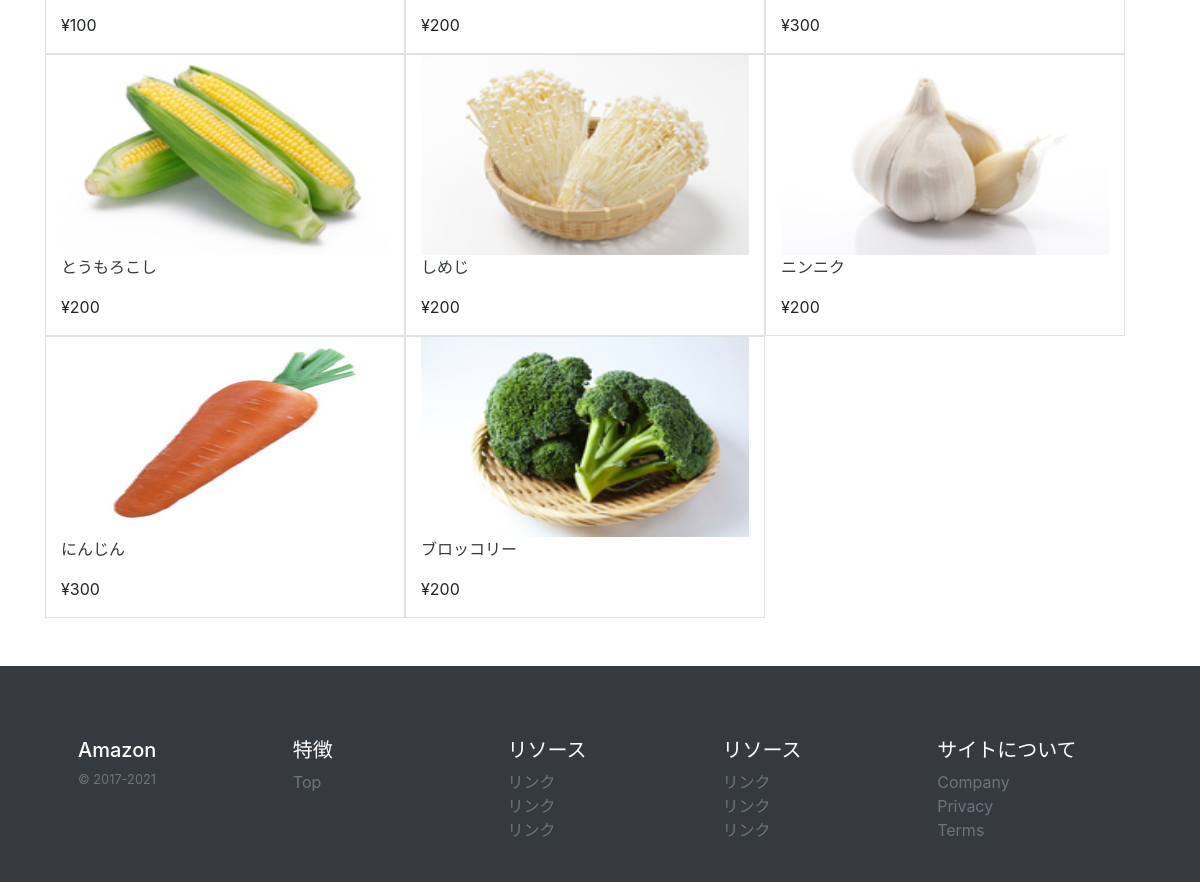
The app's page / (lower part), older data.
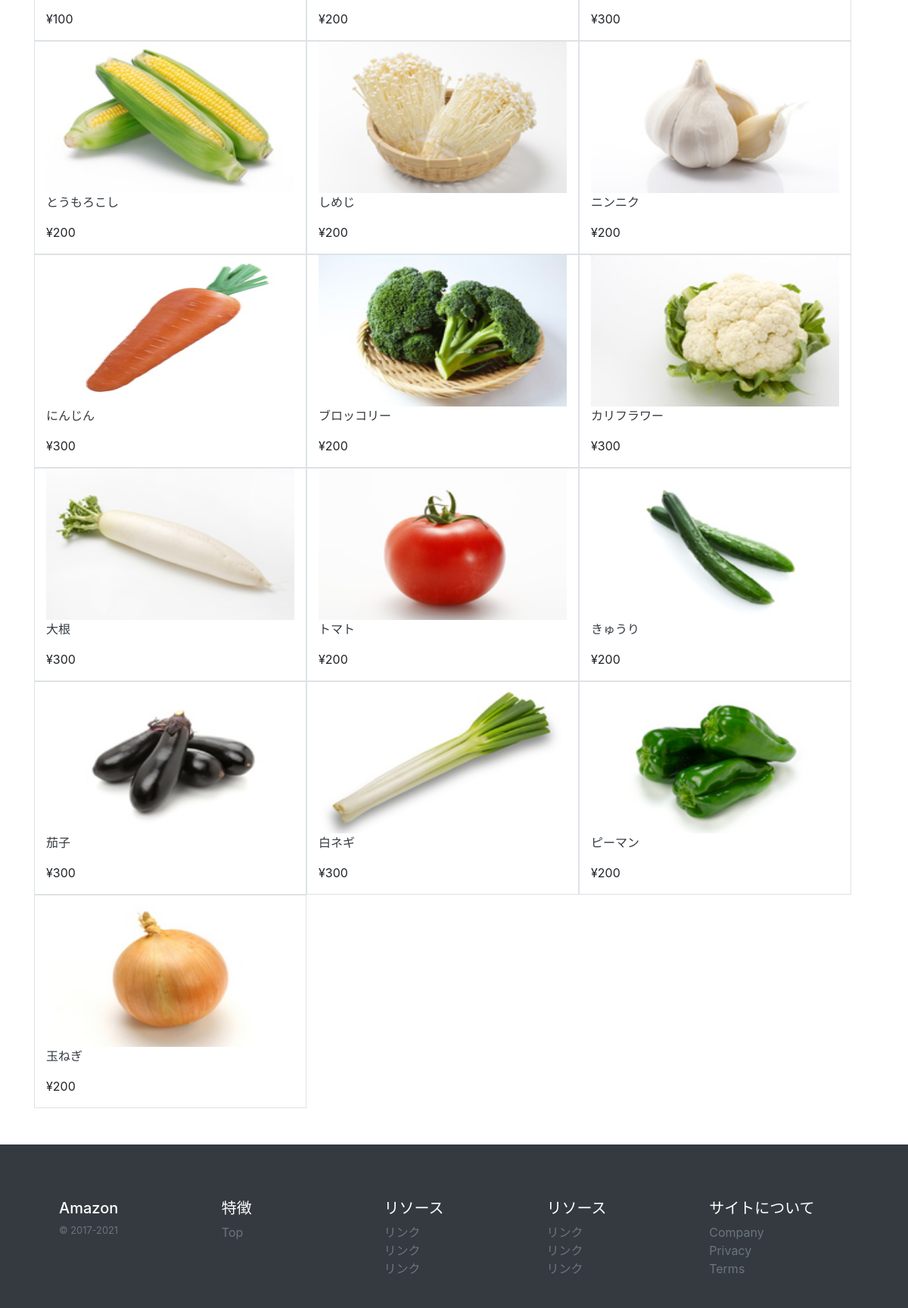
The same page, newer data.
### base/models/item_models.py (models this page shows, shortened)
class Item(models.Model):
    id=models.CharField(default=create_id, primary_key=True,
                          max_length=22, editable=False)
    name=models.CharField('商品名',max_length=100,)
    price=models.PositiveIntegerField('価格',default=0)
    stock=models.PositiveIntegerField('在庫',default=0)
    text=models.TextField('説明',blank=True)
    sold_count=models.PositiveIntegerField('売れ筋',default=0)
    is_published=models.BooleanField('公開',default=True)
    created_at=models.DateTimeField('作成日',auto_now_add=True)
    update_at=models.DateTimeField('更新日',auto_now=True)
    image = models.ImageField(
        default="", blank=True, upload_to=upload_image_to)
    category=models.ForeignKey(Category,on_delete=models.SET_NULL,null=True,blank=True)
    tags=models.ManyToManyField(Tag,blank=True)

### base/views/item_views.py (the view)
# urls.py: path('',views.ListView.as_view()),
class ListView(generic.ListView):
    model=Item
    template_name='pages/index.html'
    queryset=Item.objects.filter(is_published=True)

### templates/pages/index.html (shortened to what this page needs)
{% extends 'base.html'%}
{%block content%}
<div class="container mt-5">
  <div class="row col-12">
    {%for object in object_list%}
      {% include 'snippets/item_box.html'%}
    {%endfor%}
  </div>
</div>
{%endblock%}

### templates/snippets/item_box.html
  <div class="col-4 border">
    <img src="/{{object.image}}" alt="" width="100%" height="200px">
    <a href="/items/{{object.pk}}/" class="text-dark"><p>{{object.name}}</p></a>
    <p>¥{{object.price}}</p>
  </div>

Row changes from the older to the newer data that the page shows:
added Item: image (picture), name "カリフラワー", price "300"
added Item: image (picture), name "大根", price "300"
added Item: image (picture), name "トマト", price "200"
added Item: image (picture), name "きゅうり", price "200"
added Item: image (picture), name "茄子", price "300"
added Item: image (picture), name "白ネギ", price "300"
added Item: image (picture), name "ピーマン", price "200"
added Item: image (picture), name "玉ねぎ", price "200"
